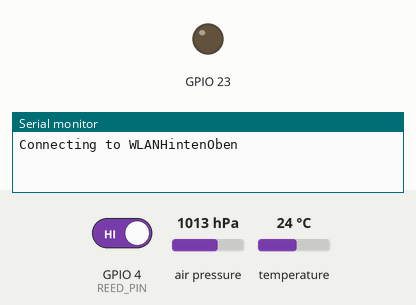
This program was run on a simulated ESP32. Shown: output pins drawn as LEDs (lit = HIGH), the last lines printed to the serial monitor. The inputs (shaded band) are chosen by the test bench; at power-on: GPIO 4 (REED_PIN) HIGH, air pressure 1013 hPa, temperature 24 °C. WiFi joins after 1.5 s; servers stay silent unless stated; no MQTT or app messages arrive unless stated. At 3.6 s the program puts the board to deep sleep or switches it off; the recording ends there.

Above: at 0.1 s.
At 1.6 s:
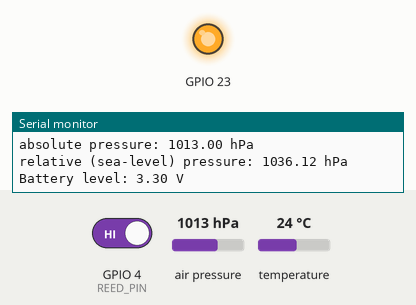
Timing chart, 0 to 3.6 s (numbered marks = the images above):
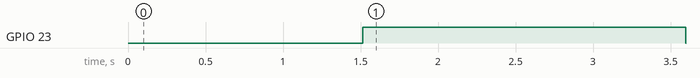

The program:

main.cpp
```cpp
#include <Arduino.h>

#include <WiFi.h>
#include <PubSubClient.h>

#include <SFE_BMP180.h>
#include <Wire.h>

#define ALTITUDE 190.0 // Altitude of Oberderdingen

#include "credentials.h"

#define uS_TO_S_FACTOR 1000000
#define TIME_TO_SLEEP 600

#define BATTERY_PIN 34
#define ADC_RESOLUTION 4095

#define REED_PIN 4

#define ESP_SENSOR_NR 1

WiFiClient espClient;
PubSubClient client(espClient);

SFE_BMP180 pressure;

void setup_wifi(void);
// void callback(char *topic, byte *message, unsigned int length);
void reconnect(void);

unsigned long lastMillis;
int reconnectCounter;

long lastMsg = 0;

void setup()
{
    // put your setup code here, to run once:
    Serial.begin(115200);

    uint8_t reed_state = digitalRead(REED_PIN);

    setup_wifi();

    // Serial.println(WiFi.getTxPower());

    client.setServer(mqtt_broker, 1883);
    // client.setCallback(callback);

    do
    {

        pinMode(23, OUTPUT);
        digitalWrite(23, HIGH);

        pinMode(BATTERY_PIN, INPUT);

        pinMode(REED_PIN, INPUT_PULLUP);

        if (!client.connected())
        {
            reconnect();
        }
        // client.loop();

        // long now = millis();
        // if (now - lastMsg > 5000)
        //{
        //   lastMsg = now;
        Serial.println("Hello World");
        double T, P, p0;

        reed_state = digitalRead(REED_PIN);

        if (pressure.begin())
        {
            Serial.println("BMP180 init success");

            char status;

            // You must first get a temperature measurement to perform a pressure reading.

            // Start a temperature measurement:
            // If request is successful, the number of ms to wait is returned.
            // If request is unsuccessful, 0 is returned.
            status = pressure.startTemperature();
            if (status != 0)
            {
                // Wait for the measurement to complete:
                delay(status);

                // Retrieve the completed temperature measurement:
                status = pressure.getTemperature(T);
                if (status != 0)
                {
                    // Print out the measurement:
                    Serial.print("temperature: ");
                    Serial.print(T, 2);
                    Serial.println(" deg C");

                    // Start a pressure measurement:
                    // The parameter is the oversampling setting, from 0 to 3 (highest res, longest wait).
                    status = pressure.startPressure(3);
                    if (status != 0)
                    {
                        // Wait for the measurement to complete:
                        delay(status);

                        // Retrieve the completed pressure measurement:
                        status = pressure.getPressure(P, T);
                        if (status != 0)
                        {
                            // Print out the measurement:
                            Serial.print("absolute pressure: ");
                            Serial.print(P, 2);
                            Serial.println(" hPa");

                            // To remove the effects of altitude, use the sealevel function and your current altitude.
                            // This number is commonly used in weather reports.
                            // Result: p0 = sea-level compensated pressure in mb
                            p0 = pressure.sealevel(P, ALTITUDE);
                            Serial.print("relative (sea-level) pressure: ");
                            Serial.print(p0, 2);
                            Serial.println(" hPa");
                        }
                        else
                        {
                            Serial.println("error retrieving pressure measurement\n");
                        }
                    }
                    else
                    {
                        Serial.println("error starting pressure measurement\n");
                    }
                }
                else
                {
                    Serial.println("error retrieving temperature measurement\n");
                }
            }
            else
            {
                Serial.println("error starting temperature measurement\n");
            }
        }
        else
        {
            // Oops, something went wrong, this is usually a connection problem,
            // see the comments at the top of this sketch for the proper connections.

            Serial.println("BMP180 init fail\n\n");
        }

        // get an analog voltage between 0 and 3.3v
        // due to the voltage divider, the value has to be doubled for the battery voltage
        double battery_value = ((float)analogRead(BATTERY_PIN) / (float)ADC_RESOLUTION) * 3.3 * 2;
        Serial.print("Battery level: ");
        Serial.print(battery_value);
        Serial.println(" V");

        //  double T, P, p0;

        char message[50];
        // dtostrf(battery_value, 1, 2, message);
        sprintf(message, "%d %f %f %f %f, %d", ESP_SENSOR_NR, battery_value, T, P, p0, reed_state);
        client.publish("esp32", message);
        client.loop();
        // need to wait until packet is sent
        // how cand we limit this time?
        // 10s is save, but too long
        // i go for 2 seconds for now
        delay(2000);

    } while (reed_state != digitalRead(REED_PIN));

    Serial.flush();

    // nicely disconnect from wifi before going to sleep
    WiFi.disconnect();

    digitalWrite(23, LOW);

    // 1 minute interval
    // adjust sleeping time for time it took to connect to the wlan
    // micros should restart every time we wake up from deep sleep
    // that can be used to check how long the connection took
    esp_sleep_enable_timer_wakeup(TIME_TO_SLEEP * uS_TO_S_FACTOR);
    esp_sleep_enable_ext0_wakeup((gpio_num_t)REED_PIN, !digitalRead(REED_PIN));
    esp_deep_sleep_start();

    Serial.println("There was a problem if this prints");
}

void loop()
{
    // put your main code here, to run repeatedly:
    // this is never reached
}

void setup_wifi()
{
    delay(10);
    // We start by connecting to a WiFi network
    Serial.println();
    Serial.print("Connecting to ");
    Serial.println(ssid);

    WiFi.begin(ssid, password);

    lastMillis = millis();
    reconnectCounter = 0;

    while (WiFi.status() != WL_CONNECTED)
    {
        delay(500);
        Serial.print(".");

        // after 5 seconds, attempt by disconnecting and restarting wifi
        if ((millis() - lastMillis) >= 5000)
        {
            Serial.println("attempting disconnect");
            reconnectCounter++;
            // after 3 restart attempts (15s), ignore the measurement and goto sleep
            if (reconnectCounter >= 3)
            {
                Serial.println("giving up");
                esp_sleep_enable_timer_wakeup(TIME_TO_SLEEP * uS_TO_S_FACTOR);
                esp_deep_sleep_start();
            }

            WiFi.disconnect();
            WiFi.begin(ssid, password);
            lastMillis = millis();
        }
    }

    Serial.println("");
    Serial.println("WiFi connected");
    Serial.println("IP address: ");
    Serial.println(WiFi.localIP());
}

/*
void callback(char *topic, byte *message, unsigned int length)
{
  Serial.print("Message arrived on topic: ");
  Serial.print(topic);
  Serial.print(". Message: ");
  String messageTemp;

  for (int i = 0; i < length; i++)
  {
    Serial.print((char)message[i]);
    messageTemp += (char)message[i];
  }
  Serial.println();

  // Feel free to add more if statements to control more GPIOs with MQTT

  if (String(topic) == "esp32/output")
  {
  }
}
*/

void reconnect()
{
    // Loop until we're reconnected
    while (!client.connected())
    {
        Serial.print("Attempting MQTT connection...");
        // Attempt to connect
        if (client.connect("ESP32"))
        {
            Serial.println("connected");
            // Subscribe
            client.subscribe("esp32/output");
        }
        else
        {
            Serial.print("failed, rc=");
            Serial.print(client.state());
            Serial.println(" try again in 5 seconds");
            // Wait 5 seconds before retrying
            delay(5000);
        }
    }
}
```

credentials.h
```cpp
const char *ssid = "WLANHintenOben";
const char *password = "83510335208775841612";
const char *mqtt_broker = "192.168.188.42";
```

Measured:
- by itself, GPIO 23: LOW → HIGH at 1.5 s, → LOW 2.1 s later
